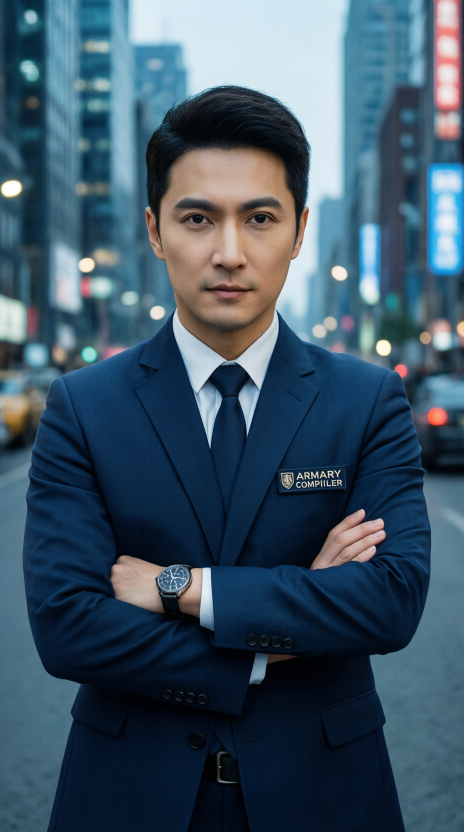
#> input picture artifacts/armory-canaries/2026-07-30/qwen-image-2512-quality/qwen2512_00001_.png, 928 x 1664 px (shown at 1/2 size)
$ python -i media_qa.py   (imports and definitions only)
#> lines starting #> are read from the running program, lines starting #| are printed output that depends on the picture
#!/usr/bin/env python3
"""Deterministic media probes used by registration and final-delivery gates."""

from __future__ import annotations

import json
import shutil
import subprocess
from pathlib import Path
from typing import Any

from media_probe import MediaProbeError, probe_media, verify_full_decode
from security_policy import minimal_subprocess_env
from util.errors import FilmError

# Grok Imagine + FRW video backends.
# 2026-07-23 quality-first: hero provider is evidence-selected; never infer quality
# from a configured model name, and never silently promote a fallback.
ALLOWED_VIDEO_ENDPOINTS = frozenset(
    {
        "image_to_video",  # Grok frame-1 I2V
        "reference_to_video",  # Grok multi-ref
        "frw_seedance_i2v",  # FRW newvideo seedance-*-i2v (DEFAULT bulk quality)
        "frw_seedance_flf",  # FRW newvideo seedance-*-flf / pro-flf
        "frw_ltx_i2v",  # FRW newvideo ltx-i2v (precise w×h; probe if 502)
        "frw_ltx23_img2video_audio",  # FRW LTX 2.3 prompt-conditioned native-audio I2V
        "frw_ltx_t2v",  # FRW newvideo ltx-t2v (empty/env plates)
        "frw_ltx_flf",  # FRW newvideo ltx-flf
        "frw_ltx_lipsync",  # FRW ltx-音画同步 (probe: often 502)
        "frw_wan_lipsync",  # FRW wan-音画同步
        "frw_wan_i2v",  # FRW I2V only when response and canary prove Wan identity
        "frw_seedance_lipsync",  # FRW seedance-2-pro-lipsync (probe: often 403)
        "frw_newvideo",  # other FRW NEW_VIDEO templates (byteplus/gimm/wan/…)
        "frw_img2video",  # LEGACY template 348771… — discouraged (quality floor)
        "frw_text2video",  # classic T2V
        "frw_first_last_frame",  # legacy FLF template
        "frw_video_continue",  # FRW video-continue
        "local_infinite_talk",  # pilot-only private RTX talking-avatar generation
        "local_fantasy_talking",  # pilot-only private RTX expressive avatar generation
        "local_latentsync",  # private RTX post-lipsync replacement, hash-bound to source/video
        "local_minimax_h3_t2v",  # pilot-only private MiniMax H3 text-to-video
        "local_minimax_h3_i2v",  # pilot-only private MiniMax H3 image-to-video
        "local_minimax_h3_r2v",  # pilot-only private MiniMax H3 reference-to-video
        "external",  # generic offline/external clip (must reencode)
    }
)
MOTION_SAMPLE_WIDTH = 64
MOTION_SAMPLE_HEIGHT = 64
# Public contract for vertical keyframes. Keep these aliases stable for
# hard-defaults checks and downstream adapters.
KEYFRAME_MIN_W = 704
KEYFRAME_MIN_H = 1280
# The 64x64 probe intentionally measures broad frame-to-frame change.  The
# shipped testsrc2 motion plate scores ~3.6 after vertical downsampling, so a
# 3.5 floor preserves a real-motion gate without rejecting deterministic motion
# fixtures that are otherwise continuous and active.
MOTION_THRESHOLD = 3.5
FRAME_MOTION_THRESHOLD = 0.25
MOTION_CONTINUITY_THRESHOLD = 0.6
FAIL_REASON_STATIC_MOTION = "static_motion"
FAIL_REASON_MOTION_GLITCH = "motion_glitch"


# [35 lines left out: function audit_motion_health, not called in this run]


# Lesson 2026-07-22 · keyframe no-compress (vivian-ep01)
# I2V inherits still geometry: low-res / wrong aspect / heavy compress → mushy clip.
STILL_MIN_WIDTH_9_16 = 704
STILL_MIN_HEIGHT_9_16 = 1280
STILL_ASPECT_9_16_MIN = 0.50  # width/height
STILL_ASPECT_9_16_MAX = 0.62
STILL_BYTES_SOFT_MIN = 80_000  # soft warn only


# [2 lines that did not run here, left out]


def _run(command: list[str], **kwargs: Any) -> subprocess.CompletedProcess[Any]:
    kwargs.setdefault("timeout", 60)
    return subprocess.run(command, env=minimal_subprocess_env(), **kwargs)


# [277 lines left out: functions _failed_analysis, _rate, _motion_score, analyze_media, approved_clip_record, _probe_still_size, not called in this run]


def lint_still_not_character_sheet(source: str | Path) -> dict[str, Any]:
    """Gate multi-panel character sheets / turnarounds before I2V.

    Lesson 2026-08-03 huangdao-99-ep01: keyframe was a cast expression sheet.

    Strategy (low false-positive):
    - **Hard** if filename/path contains sheet markers (sheet|turnaround|ortho|model-sheet|…)
    - **Soft** multi-cell layout heuristic (advisory only; beach/sky full-bleeds often look multi-cell)

    Codes: STILL_LOOKS_LIKE_CHARACTER_SHEET (hard) · STILL_SHEET_SUSPECT (soft)
    """
    source = Path(source)
    out: dict[str, Any] = {
        "ok": True,
        "path": str(source),
        "codes": [],
        "errors": [],
        "soft_codes": [],
        "signals": {},
        "lesson": "lessons-2026-08-03-huangdao-rhythm-still-voice-silk.md",
    }
    if not source.is_file():
        out["ok"] = False
        out["codes"] = ["KEYFRAME_MISSING"]
        out["errors"] = [f"still missing: {source}"]
        return out

    name = source.name.lower()
    path_l = str(source).lower()
    hard_tokens = (
        "character-sheet",
        "character_sheet",
        "modelsheet",
        "model-sheet",
        "model_sheet",
        "turnaround",
        "expression-board",
        "expression_board",
        "ortho",
        "refsheet",
        "ref-sheet",
        "ref_sheet",
        "_sheet.",
        "-sheet.",
        "sheet_v",
    )
    hit = [t for t in hard_tokens if t in name or t in path_l]
    if hit:
        out["ok"] = False
        out["codes"] = ["STILL_LOOKS_LIKE_CHARACTER_SHEET"]
        out["errors"] = [
            f"still path marks character sheet ({hit[0]}). "
            "Use a single continuous story frame for this shot before I2V. "
            "See references/lessons-2026-08-03-huangdao-rhythm-still-voice-silk.md"
        ]
        out["signals"] = {"path_token": hit[0]}
        return out

    # Soft heuristic only
    try:
        import statistics

        from PIL import Image
    except Exception as exc:  # pragma: no cover  # noqa: BLE001
        out["soft_codes"] = ["STILL_SHEET_LINT_UNAVAILABLE"]
        out["signals"] = {"import_error": str(exc)}
        return out

    try:
        im = Image.open(source).convert("RGB")
#> im is the input picture: PIL image 928x1664 RGB; mean R, G, B 62.3, 85.2, 101.8
    except Exception as exc:  # noqa: BLE001
        out["ok"] = False
        out["codes"] = ["KEYFRAME_UNREADABLE"]
        out["errors"] = [f"cannot open still: {exc}"]
        return out

    w0, h0 = im.size
#> w0 = 928; h0 = 1664
    im_s = im.resize((72, max(96, int(72 * h0 / max(w0, 1)))), Image.Resampling.BILINEAR)
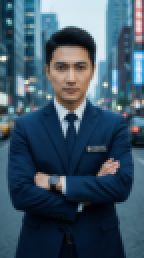
#> im_s: PIL image 72x129 RGB (shown 2 times larger); mean R, G, B 62.3, 85.2, 101.8
    w, h = im_s.size
#> w = 72; h = 129
    # row-major luminances
    lums = []
    for y in range(im_s.size[1]):
        for x in range(im_s.size[0]):
            r, g, b = im_s.getpixel((x, y))
            lums.append(0.2126 * r + 0.7152 * g + 0.0722 * b)
#> after the loop, lums = 9288 values, max 251.3 at index 2089, min 1.93 at index 7461, mean 81.52

    def cell_active(rows: int, cols: int) -> int:
#> called with rows = 2, cols = 3
        n = 0
        for r in range(rows):
            for c in range(cols):
                x0, x1 = int(c * w / cols), int((c + 1) * w / cols)
                y0, y1 = int(r * h / rows), int((r + 1) * h / rows)
                vals = [lums[y * w + x] for y in range(y0, y1) for x in range(x0, x1)]
                if not vals:
                    continue
                dark = sum(1 for v in vals if v < 200) / len(vals)
                std = statistics.pstdev(vals) if len(vals) > 1 else 0.0
                if dark >= 0.12 and std >= 20:
                    n += 1
#> after the loop, n = 6
        return n

    active23 = cell_active(2, 3)
#> active23 = 6

    # paper-like corners: bright + low local variance
    def corner_paper_score() -> int:
        score = 0
        patches = (
            (0, 10, 0, 10),
            (w - 10, w, 0, 10),
            (0, 10, h - 10, h),
            (w - 10, w, h - 10, h),
        )
        for x0, x1, y0, y1 in patches:
            vals = [lums[y * w + x] for y in range(y0, y1) for x in range(x0, x1)]
            if not vals:
                continue
            if statistics.fmean(vals) >= 230 and statistics.pstdev(vals) <= 14:
                score += 1
#> after the loop, score = 0
        return score

    paper = corner_paper_score()
#> paper = 0
    out["signals"] = {
        "active_cells_2x3": active23,
        "paper_corners": paper,
        "size": [w0, h0],
    }
    # Advisory only: multi-cell + paper board
    if active23 >= 5 and paper >= 3:
        out["soft_codes"] = ["STILL_SHEET_SUSPECT"]
        out["signals"]["hint"] = (
            "multi-cell + paper corners — human-check not a character sheet before I2V"
        )
    elif active23 >= 5:
        out["soft_codes"] = ["STILL_MULTI_CELL_LAYOUT"]
    return out


# [138 lines left out: functions analyze_still_geometry, pick_best_keyframe, not called in this run]

>>> result = lint_still_not_character_sheet('../../../../artifacts/armory-canaries/2026-07-30/qwen-image-2512-quality/qwen2512_00001_.png')
#> result = 7 items
